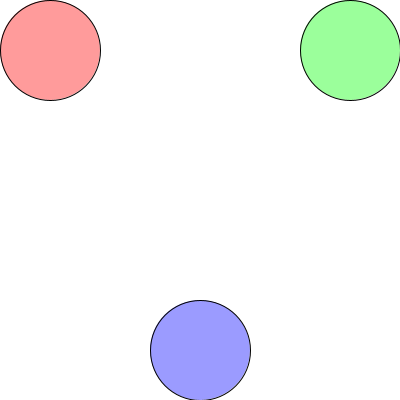
Frame 1 (no input)
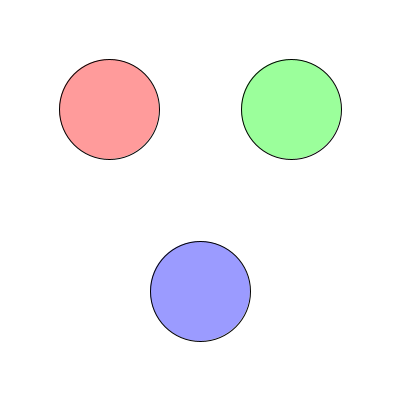
Frame 60 (the mouse pressed at the canvas centre just before this capture)
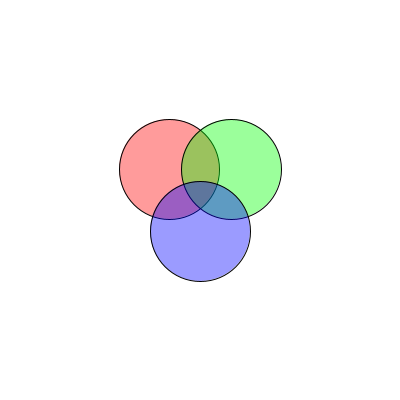
Frame 120 (the mouse held since frame 60 and released just before this capture)

The Processing sketch that drew these frames (run headless with seeded random() and noise(); from frame 60 on, the mouse is pressed at the canvas centre):

// Processing sketch: moving_intersecting_circles
// ── moving_intersecting_circles.pde
class Rectangle {
    float x, y, w, h, r, g, b;

    Rectangle(float x, float y, float w, float h, float r, float g, float b) {
        this.x = x;
        this.y = y;
        this.w = w;
        this.h = h;
        this.r = r;
        this.g = g;
        this.b = b;
    }

    void display() {
        fill(r, g, b, 100);
        rectMode(CENTER);
        rect(x, y, w, h);
    }
}

class Circle {
    float x, y, r, r2, g2, b2;

    Circle(float x, float y, float r, float r2, float g2, float b2) {
        this.x = x;
        this.y = y;
        this.r = r;
        this.r2 = r2;
        this.g2 = g2;
        this.b2 = b2;
    }

    void display() {
        fill(r2, g2, b2, 100);
        ellipseMode(CENTER);
        ellipse(x, y, r * 2, r * 2);
    }
}


void setup() {
    size(400, 400);
}

int c1y = 50;
int c1x = 50;
int c2y = 50;
int c2x = 350;
int c3y = 350;
int c3x = 200;


void draw() {
    background(255);
    Circle c1 = new Circle(c1x, c1y, 50, 255,0,0);
    c1.display();
    Circle c2 = new Circle(c2x, c2y, 50, 0,255,0);
    c2.display();
    Circle c3 = new Circle(c3x, c3y, 50, 0,0,255);
    c3.display();
    c2y += 1;
    c2x -= 1;
    c1y += 1;
    c1x += 1;
    c3y -= 1;
}
